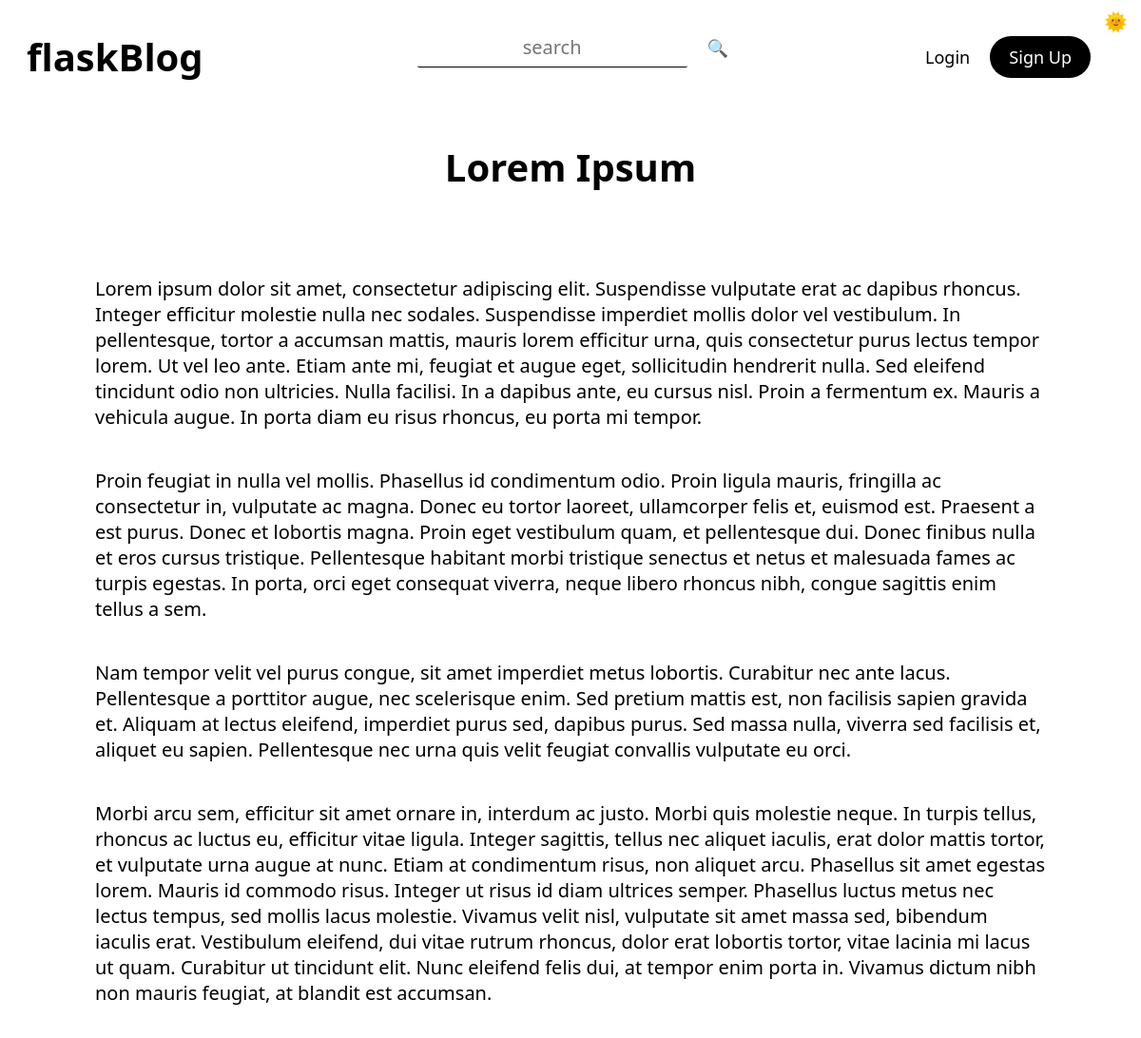
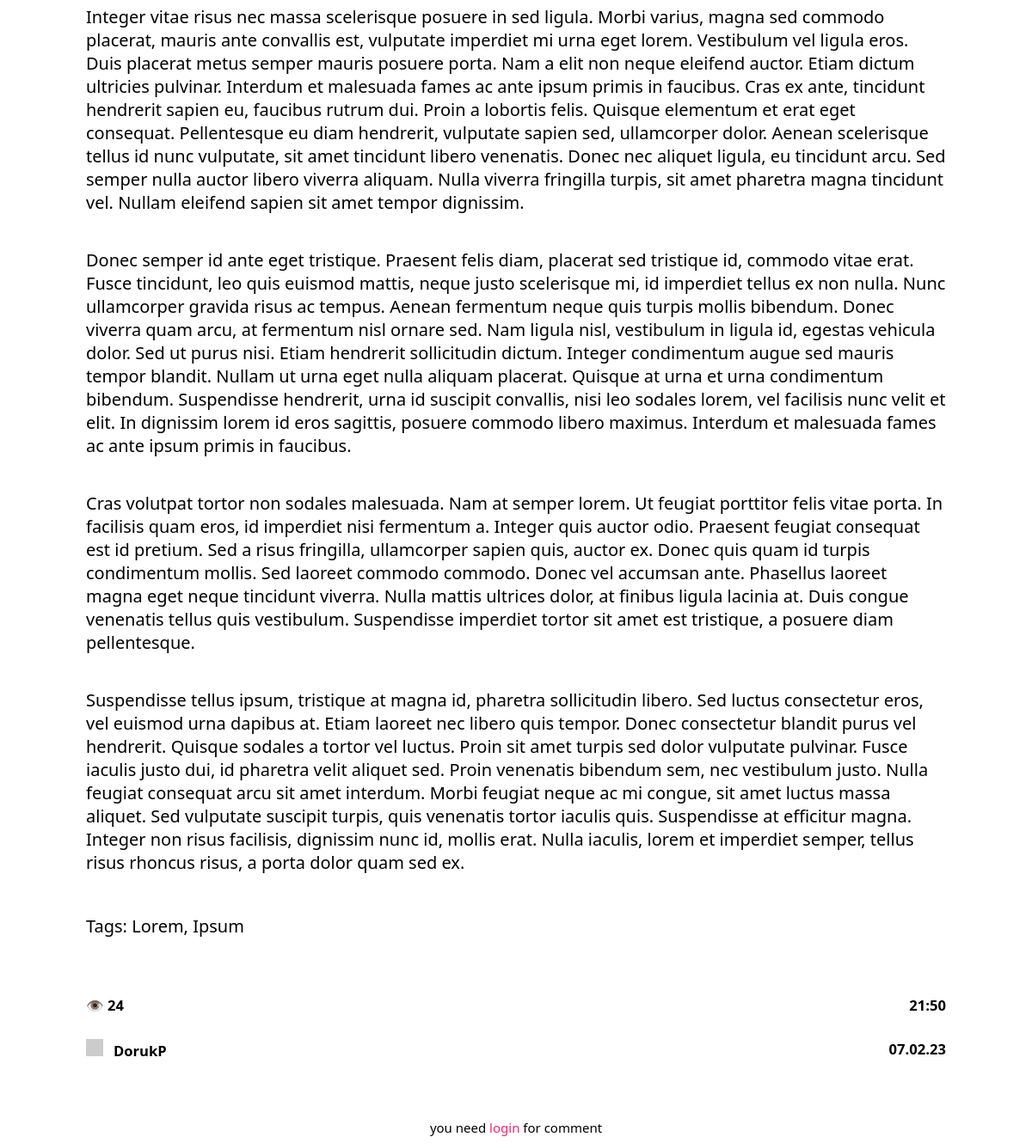
The app's page /post/4 with its own data (2 pictures, top to bottom).
### tables this page shows
CREATE TABLE "posts" (
	"id"	INTEGER NOT NULL UNIQUE,
	"title"	TEXT NOT NULL,
	"tags"	TEXT,
	"content"	TEXT NOT NULL,
	"author"	TEXT NOT NULL,
	"date"	TEXT NOT NULL,
	"time"	TEXT NOT NULL,
	"views"	TEXT,
	"lastEditDate"	TEXT,
	"lastEditTime"	TEXT,
	PRIMARY KEY("id" AUTOINCREMENT)
);

### routes/post.py (the view)
@postBlueprint.route("/post/<int:postID>", methods=["GET", "POST"])
def post(postID):
    form = commentForm(request.form)
    connection = sqlite3.connect("db/posts.db")
    cursor = connection.cursor()
    cursor.execute(f"select id from posts")
    posts = str(cursor.fetchall())
    match str(postID) in posts:
        case True:
            message("2", f'POST: "{postID}" FOUND')
            connection = sqlite3.connect("db/posts.db")
            cursor = connection.cursor()
            cursor.execute(f'select * from posts where id = "{postID}"')
            post = cursor.fetchone()
            cursor.execute(f'update posts set views = views+1 where id = "{postID}"')
            connection.commit()
            if request.method == "POST":
                comment = request.form["comment"]
                connection = sqlite3.connect("db/comments.db")
                cursor = connection.cursor()
                cursor.execute(
                    f"""
                    insert into comments(post,comment,user,date,time)
                    values({postID},"{comment}","{session["userName"]}",
                    "{currentDate()}",
                    "{currentTime()}")
                    """
                )
                connection.commit()
                addPoints(5, session["userName"])
                flash("You earned 5 points by commenting ", "success")
                return redirect(f"/post/{postID}")
            connection = sqlite3.connect("db/comments.db")
            cursor = connection.cursor()
            cursor.execute(f'select * from comments where post = "{postID}"')
            comments = cursor.fetchall()
            return render_template(
                "post.html",
                id=post[0],
                title=post[1],
                tags=post[2],
                content=post[3],
                author=post[4],
                views=post[7],
                date=post[5],
                time=post[6],
                form=form,
                comments=comments,
            )
        case False:
            message("1", "404")
            return render_template("404.html")

### forms.py
class commentForm(Form):
    comment = TextAreaField(
        "Comment",
        [validators.Length(min=20, max=500), validators.InputRequired()],
        render_kw={"placeholder": "leave a comment"},
    )

### app.py (called while the page is built)
@app.context_processor
def utility_processor():
    getProfilePicture
    return dict(getProfilePicture=getProfilePicture)

### helpers.py (called while the page is built)
def currentDate():
    return datetime.now().strftime("%d.%m.%y")

def currentTime(seconds=False):
    match seconds:
        case False:
            return datetime.now().strftime("%H:%M")
        case True:
            return datetime.now().strftime("%H:%M:%S")

def message(color, message):
    print(
        f"\n\033[94m[{currentDate()}\033[0m"
        f"\033[95m {currentTime(True)}]\033[0m"
        f"\033[9{color}m {message}\033[0m\n"
    )
    logFile = open("log.log", "a")
    logFile.write(f"[{currentDate()}" f"|{currentTime(True)}]" f" {message}\n")
    logFile.close()

def getProfilePicture(userName):
    connection = sqlite3.connect("db/users.db")
    cursor = connection.cursor()
    cursor.execute(
        f'select profilePicture from users where lower(userName) = "{userName.lower()}"'
    )
    return cursor.fetchone()[0]

### templates/post.html (shortened to what this page needs)
{% extends 'layout.html'%} {%block head%}
<link
  rel="stylesheet"
  href="{{ url_for('static', filename='css/post.css') }}"
/>
{% endblock head %} {%block body%}
<div class="post centeredHorizontally">
  <h1 class="title">{{title}}</h1>
  <p class="content">
    {{content|safe}} <br />
    Tags: {{tags.replace(",",", ")}}
  </p>
  <div class="bottomBar">
    <div>
      <h5>👁️ {{views}}</h5>
      <a href="/user/{{author|lower}}">
        <h5 class="author">
          <img
            class="profilePicture"
            src="{{ getProfilePicture(author) }}"
          />{{author}}
        </h5></a
      >
    </div>
    <div class="dateTime">
      <h5>{{time}}</h5>
      <h5 class="date">{{date}}</h5>
    </div>
  </div>
  </div>
  <form method="post" class="commentForm">
    {% if session["userName"] %} {{form.comment(class_="comment")}}
    <button type="submit" class="btnSubmit">comment</button>
    {% else %}
    <small
      >you need
      <a href="/login/redirect=&post&{{id}}" class="linkLogin">login</a> for
      comment</small
    >
    {% endif %}
  </form>
{% endblock body %}

### static/css/general.css (style rules this page uses)
:root { --themePrimary: #000; --themeSecondary: #fff; --themeHelper: #303030; --primaryColor: #ff206e; --primaryHelper: #FF4F8C; }
* { font-family: system-ui, "Segoe UI", Roboto, Helvetica, Arial, sans-serif, "Apple Color Emoji", "Segoe UI Emoji", "Segoe UI Symbol"; color: var(--themePrimary); }
html { font-size: 125% !important; }
body { background-color: var(--themeSecondary); }
a { text-decoration: none; user-select: none; }
.centeredHorizontally { margin-left: auto; margin-right: auto; }

### static/css/post.css (style rules this page uses)
.post { display: flex; flex-direction: column; max-width: 50rem; margin-top: 1.5rem; }
.post h1 { text-align: center; }
.title { font-size: 2rem; }
.bottomBar { display: flex; align-items: stretch; justify-content: space-between; }
.linkLogin { color: var(--primaryColor); transition: 0.25s; }
small { font-size: 0.75rem; }
.commentForm { margin: 2rem auto 0 auto; display: flex; justify-content: space-between; width: fit-content; border: 1px solid var(--primaryColor); border-radius: 1rem; }
.profilePicture { margin-right: 0.6rem; }
.dateTime h5 { text-align: right; }

### static/css/navbar.css (style rules this page uses)
.profilePicture { height: 1rem; width: 1rem; display: inline-block; }

### static/css/editor.css (style rules this page uses)
:root { --ck-border-radius: 1rem; --ck-font-size-base: 1rem; --ck-custom-background: hsl(270, 1%, 29%); --ck-custom-foreground: hsl(255, 3%, 18%); --ck-custom-border: hsl(300, 1%, 22%); --ck-custom-white: var(--light); --ck-color-base-foreground: var(--ck-custom-background); --ck-color-focus-border: hsl(208, 90%, 62%); --ck-color-text: hsl(0, 0%, 98%); --ck-color-shadow-drop: hsla(0, 0%, 0%, 0.2); --ck-color-shadow-inner: hsla(0, 0%, 0%, 0.1); --ck-color-button-default-background: var(--ck-custom-background); --ck-color-button-default-hover-background: hsl(270, 1%, 22%); --ck-color-button-default-active-background: hsl(270, 2%, 20%); --ck-color-button-default-active-shadow: hsl(270, 2%, 23%); --ck-color-button-default-disabled-background: var(--ck-custom-background); --ck-color-button-on-background: var(--ck-custom-foreground); --ck-color-button-on-hover-background: hsl(255, 4%, 16%); --ck-color-button-on-active-background: hsl(255, 4%, 14%); --ck-color-button-on-active-shadow: hsl(240, 3%, 19%); --ck-color-button-on-disabled-background: var(--ck-custom-foreground); --ck-color-button-action-background: hsl(168, 76%, 42%); --ck-color-button-action-hover-background: hsl(168, 76%, 38%); --ck-color-button-action-active-background: hsl(168, 76%, 36%); --ck-color-button-action-active-shadow: hsl(168, 75%, 34%); --ck-color-button-action-disabled-background: hsl(168, 76%, 42%); --ck-color-button-action-text: var(--ck-custom-white); --ck-color-button-save: hsl(120, 100%, 46%); --ck-color-button-cancel: hsl(15, 100%, 56%); --ck-color-dropdown-panel-background: var(--ck-custom-background); --ck-color-dropdown-panel-border: var(--ck-custom-foreground); --ck-color-split-button-hover-background: var(--ck-color-button-default-hover-background); --ck-color-split-button-hover-border: var(--ck-custom-foreground); --ck-color-input-background: var(--ck-custom-background); --ck-color-input-border: hsl(257, 3%, 43%); --ck-color-input-text: hsl(0, 0%, 98%); --ck-color-input-disabled-background: hsl(255, 4%, 21%); --ck-color-input-disabled-border: hsl(250, 3%, 38%); --ck-color-input-disabled-text: hsl(0, 0%, 78%); --ck-color-labeled-field-label-background: var(--ck-custom-background); --ck-color-list-background: var(--ck-custom-background); --ck-color-list-button-hover-background: var(--ck-custom-foreground); --ck-color-list-button-on-background: hsl(208, 88%, 52%); --ck-color-list-button-on-text: var(--ck-custom-white); --ck-color-panel-background: var(--ck-custom-background); --ck-color-panel-border: var(--ck-custom-border); --ck-color-toolbar-background: var(--ck-custom-background); --ck-color-toolbar-border: var(--ck-custom-border); --ck-color-tooltip-background: hsl(252, 7%, 14%); --ck-color-tooltip-text: hsl(0, 0%, 93%); --ck-color-image-caption-background: hsl(0, 0%, 97%); --ck-color-image-caption-text: hsl(0, 0%, 20%); --ck-color-widget-blurred-border: hsl(0, 0%, 87%); --ck-color-widget-hover-border: hsl(43, 100%, 68%); --ck-color-widget-editable-focus-background: var(--ck-custom-white); --ck-color-link-default: hsl(190, 100%, 75%); }

### templates/post.html (style rules this page uses)
.commentForm { border: none; }

### records on screen
posts: title "Lorem Ipsum", content "Lorem ipsum dolor sit amet, consectetur adipiscing elit. Suspendisse vulputate erat ac dapibus rhoncus. Integer efficitur molestie nulla nec sodales. Suspendisse imperdiet mollis dolor vel vestibulum. In pellentesque, tortor a accumsan mattis, mauris lorem efficitur urna, quis consectetur purus lectus tempor lorem. Ut vel leo ante. Etiam ante mi, feugiat et augue eget, sollicitudin hendrerit nulla. Sed eleifend tincidunt odio non ultricies. Nulla facilisi. In a dapibus ante, eu cursus nisl. Proin a fermentum ex. Mauris a vehicula augue. In porta diam eu risus rhoncus, eu porta mi tempor. Proin feugiat in nulla vel mollis. Phasellus id condimentum odio. Proin ligula mauris, fringilla ac…", replace "Lorem, Ipsum", views "24", author "DorukP", time "21:50", date "07.02.23"
